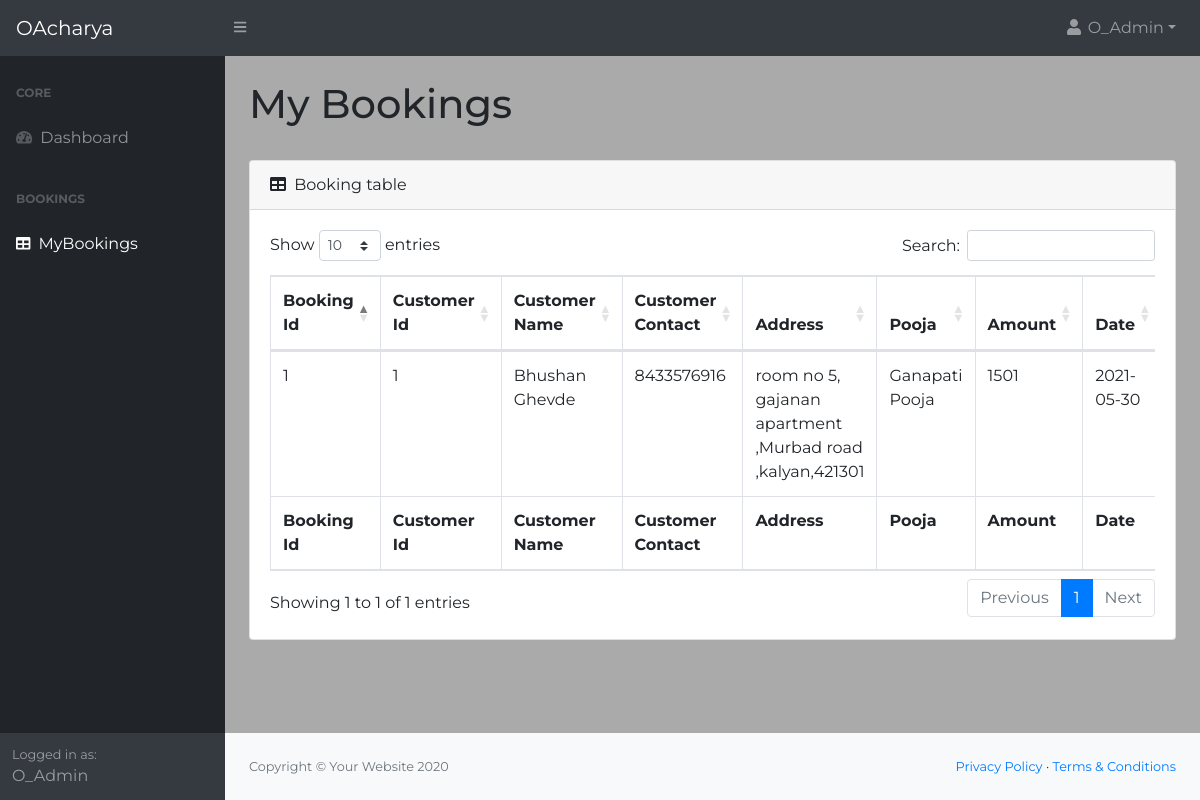
/Work-with-us/Dashboard/mybookings.php (signed in), run on the app's committed database.
### tables this page shows
CREATE TABLE `panditbooking` (
  `booking_id` int(100) NOT NULL,
  `customer_id` int(100) NOT NULL,
  `pandit_id` int(100) NOT NULL,
  `customer_name` varchar(100) NOT NULL,
  `customer_email` varchar(100) NOT NULL,
  `customer_phone` varchar(100) NOT NULL,
  `pandit_name` varchar(100) NOT NULL,
  `pandit_email` varchar(100) NOT NULL,
  `pooja` varchar(100) NOT NULL,
  `amount` varchar(100) NOT NULL,
  `Address` varchar(100) NOT NULL,
  `Date` varchar(100) NOT NULL,
  `time` varchar(100) NOT NULL,
  `callback` varchar(100) NOT NULL,
  `CreationDate` timestamp NOT NULL DEFAULT current_timestamp() ON UPDATE current_timestamp()
);

### Work-with-us/Dashboard/mybookings.php (the view, shortened to what this page needs)
<?php
include_once('../../includes/config.php');
$id=$_SESSION["id"];
?>
<!DOCTYPE html>
<html lang="en">
    <head>
        <link href="css/styles.css" rel="stylesheet" />
		<link href="css/stylesform.css" rel="stylesheet" />
        <link href="https://cdn.datatables.net/1.10.20/css/dataTables.bootstrap4.min.css" rel="stylesheet" />
    </head>
    <body class="sb-nav-fixed">
        <nav class="sb-topnav navbar navbar-expand navbar-dark bg-dark">
            <a class="navbar-brand" href="index.php">OAcharya</a>
            <button class="btn btn-link btn-sm order-1 order-lg-0" id="sidebarToggle" href="#"><i class="fas fa-bars"></i></button>
            <ul class="navbar-nav ml-auto ml-md-0">
                <li class="nav-item dropdown">
                    <a class="nav-link dropdown-toggle" id="userDropdown" href="#" role="button" data-toggle="dropdown" aria-haspopup="true" aria-expanded="false"><i class="fas fa-user fa-fw"></i><?php
                echo " ".$_SESSION['name'];
            ?></a>
                </li>
            </ul>
        </nav>
        <div id="layoutSidenav">
            <div id="layoutSidenav_nav">
                <nav class="sb-sidenav accordion sb-sidenav-dark" id="sidenavAccordion">
                    <div class="sb-sidenav-menu">
                    <div class="nav">
                            <div class="sb-sidenav-menu-heading">Core</div>
                            <a class="nav-link" href="index.php">
                                <div class="sb-nav-link-icon"><i class="fas fa-tachometer-alt"></i></div>
                                Dashboard
                            </a>
                            <div class="sb-sidenav-menu-heading" style="">Bookings</div>
                            <a class="nav-link" href="mybookings.php">
                                <div class="sb-nav-link-icon"><i class="fas fa-table"></i></div>
                                MyBookings
                            </a>
                        </div>
                    </div>
                    <div class="sb-sidenav-footer">
                        <div class="small">Logged in as:</div>
                        <?php
                echo " ".$_SESSION['name'];
            ?>
                    </div>
                </nav>
            </div>
            <div id="layoutSidenav_content">
                <main>
                    <div class="container-fluid">
                        <h1 class="mt-4">My Bookings </h1><br>
                        <div class="card mb-4">
                            <div class="card-header">
                                <i class="fas fa-table mr-1"></i>
                                Booking table
                            </div>
                            <div class="card-body">
                                <div class="table-responsive">
                                    <table class="table table-bordered" id="dataTable" width="100%" cellspacing="0">
                                        <thead>
                                            <tr>
                                                <th>Booking Id</th>
                                                <th>Customer Id</th>
                                                <th>Customer Name</th>
                                                <th>Customer Contact</th>
                                                <th>Address</th>
                                                <th>Pooja</th>
                                                <th>Amount</th>
                                                <th>Date</th>
                                            </tr>
                                        </thead>
                                        <tfoot>
                                            <tr>
                                                <th>Booking Id</th>
                                                <th>Customer Id</th>
                                                <th>Customer Name</th>
                                                <th>Customer Contact</th>
                                                <th>Address</th>
                                                <th>Pooja</th>
                                                <th>Amount</th>
                                                <th>Date</th>
                                            </tr>
                                        </tfoot>
                                        <tbody>
                                        <?php
                                        $sql = "SELECT * FROM panditbooking where pandit_id='$id'";
                                        if($result = mysqli_query($con, $sql))
                                        {
                                            if(mysqli_num_rows($result) > 0)
                                            {
                                                while($row = mysqli_fetch_array($result))
                                                {
                                                    echo "<tr>";
                                                        echo "<td>" . $row['booking_id'] . "</td>";
                                                        echo "<td>" . $row['customer_id'] . "</td>";
                                                        echo "<td>" . $row['customer_name'] . "</td>";
                                                        echo "<td>" . $row['customer_phone'] . "</td>";
                                                        echo "<td>" . $row['Address'] . "</td>";
                                                        echo "<td>" . $row['pooja'] . "</td>";
                                                        echo "<td>" . $row['amount'] . "</td>";
                                                        echo "<td>" . $row['Date'] . "</td>";
                                                    echo "</tr>";
                                                }
                                            }
                                        }
                                                ?>
                                        </tbody>
                                    </table>
                                </div>
                            </div>
                        </div>
                    </div>
                </main>
                <footer class="py-4 bg-light mt-auto">
                    <div class="container-fluid">
                        <div class="d-flex align-items-center justify-content-between small">
                            <div class="text-muted">Copyright &copy; Your Website 2020</div>
                            <div>
                                <a href="#">Privacy Policy</a>
                                &middot;
                                <a href="#">Terms &amp; Conditions</a>
                            </div>
                        </div>
                    </div>
                </footer>
            </div>
        </div>
    </body>
</html>

### Work-with-us/Dashboard/css/stylesform.css (style rules this page uses)
* { margin: 0; padding: 0; box-sizing: border-box; list-style: none; font-family: 'Montserrat', sans-serif; }
body { background: #aaaaaa; }

### data on the page
panditbooking: booking_id "1", customer "1", customer_name "Bhushan Ghevde", customer_phone "8433576916", Address "room no 5, gajanan apartment ,Murbad road ,kalyan,421301", pooja "Ganapati Pooja", amount "1501", Date "2021-05-30"

### other printed values
$_SESSION['name'] "O_Admin"
